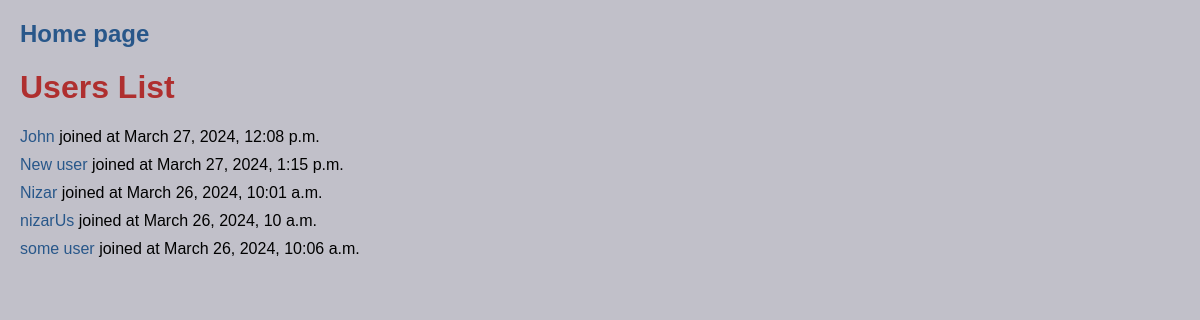
The app's page /app/users/ with its own data.
### app_06/models.py (models this page shows, shortened)
class User(models.Model):
    username = models.CharField(max_length=50, unique=True)
    email = models.EmailField(
        unique=True,
        validators=[
            validate_email,
            validators.EmailValidator(message="Enter a valid email"),
        ],
    )
    bio = models.TextField(blank=True, validators=[validate_bad_words])
    age = models.PositiveIntegerField(validators=[validate_age])
    joined_at = models.DateTimeField(default=timezone.now)
    class Meta:
        ordering = ["username", "-joined_at"]  # - reverse order
        constraints = [
            models.UniqueConstraint(
                fields=["username", "email"], name="unique username/email"
            )
        ]
        db_table = "users_06"
        verbose_name = "users from the app"

### app_06/views.py (the view)
# urls.py: path("users/", UserListView.as_view(), name="users-list"),
class UserListView(ListView):
    model = User
    context_object_name = "users"
    template_name = "app_06/user_list.html"

### app_06/templates/app_06/user_list.html (shortened to what this page needs)
{% load static%}
<!DOCTYPE html>
<html lang="en">
<head>
    <link rel="stylesheet" type="text/css" href="{% static 'app_06/styles.css' %}">
</head>
<body>
    <h2><a href="{% url 'home'%}">Home page</a></h2>
    <h1>Users List</h1>
    <ul>
        {% for user in users %}
        <li><a href="{%url 'user-detail' username=user.username%}">{{user.username}}</a> joined at {{user.joined_at}}</li>
        {%endfor%}
    </ul>
</body>
</html>

### app_06/static/app_06/styles.css (style rules this page uses)
body { font-family: 'Arial', sans-serif; margin: 20px; padding: 0; background-color: #c1c0c9; }
h1 { color: #af2f2f; }
ul { list-style-type: none; padding: 0; }
li { margin-bottom: 10px; }
a { color: #28578a; text-decoration: none; }

### records on screen
User: username "John", joined_at "March 27, 2024, 12:08 p.m."
User: username "New user", joined_at "March 27, 2024, 1:15 p.m."
User: username "Nizar", joined_at "March 26, 2024, 10:01 a.m."
User: username "nizarUs", joined_at "March 26, 2024, 10 a.m."
User: username "some user", joined_at "March 26, 2024, 10:06 a.m."
